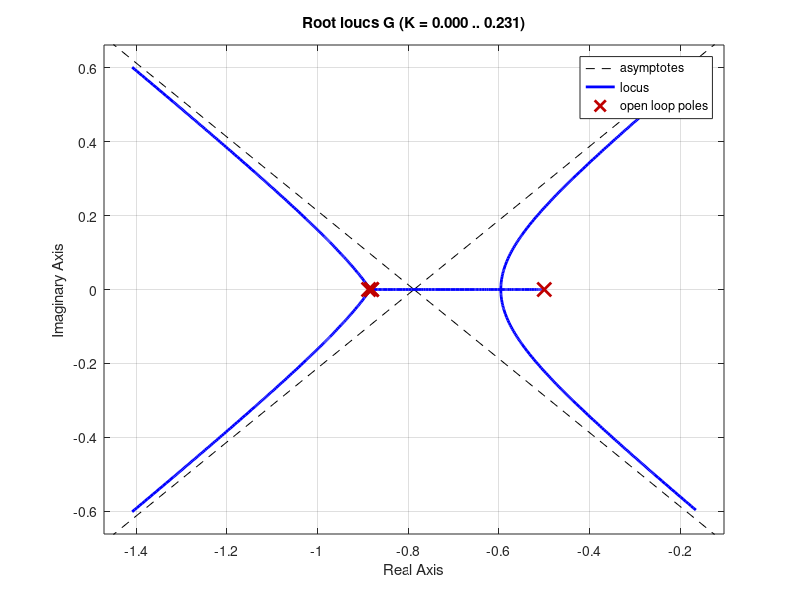

Write MATLAB code to recreate this figure. (Note: this script raises an error after producing the figure.)
s = tf('s');
Gc = 7/((1+1.127*s)*(1+1.135*s)*(1+1.136*s));
H = 0.5/(s+0.5);
G = H*Gc;
rlocus(G)
% margin(G);
fbc = bandwidth(G);